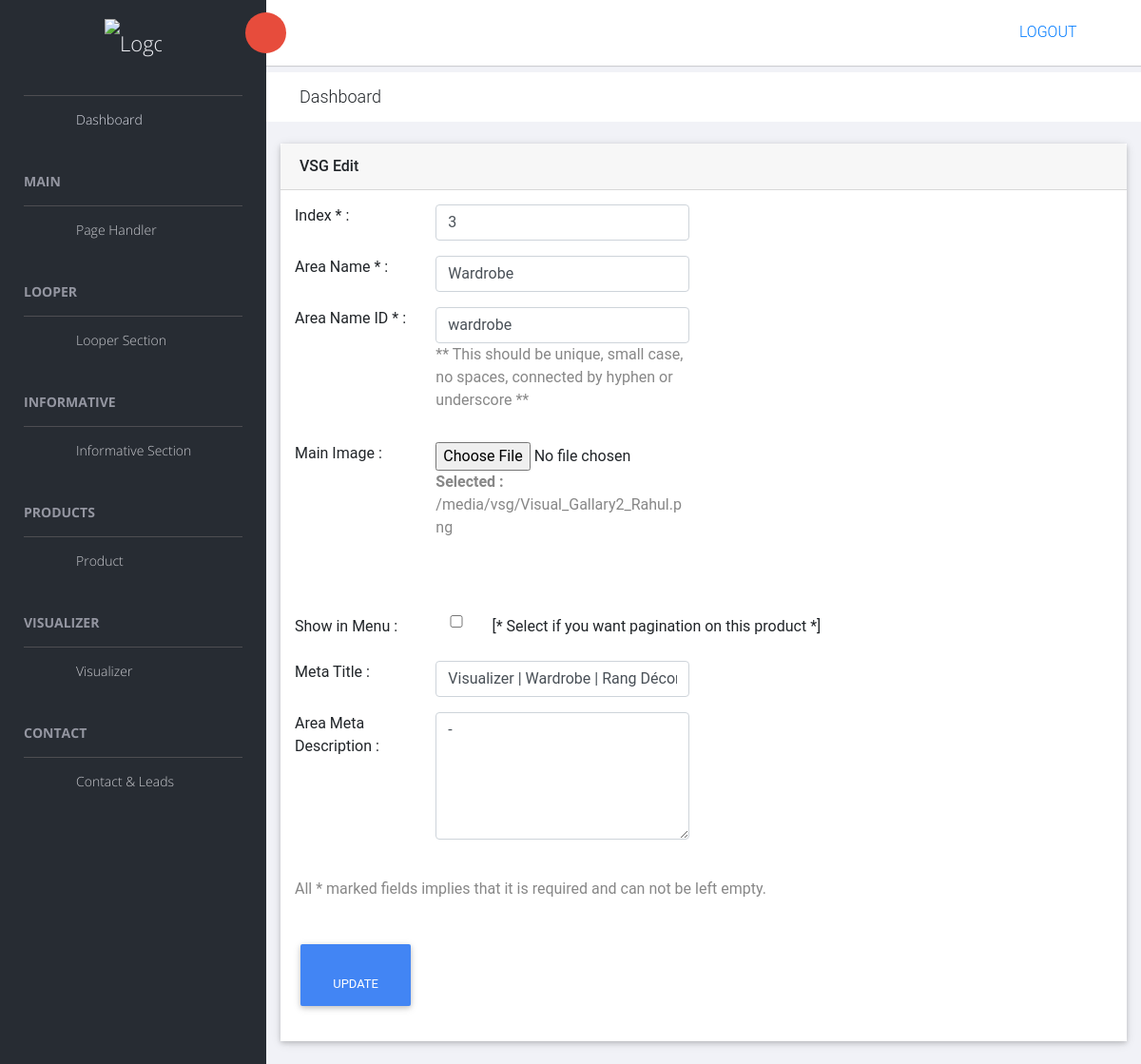
Page /panel/vsg_back_edit/4/ (signed in) on the earlier database version.
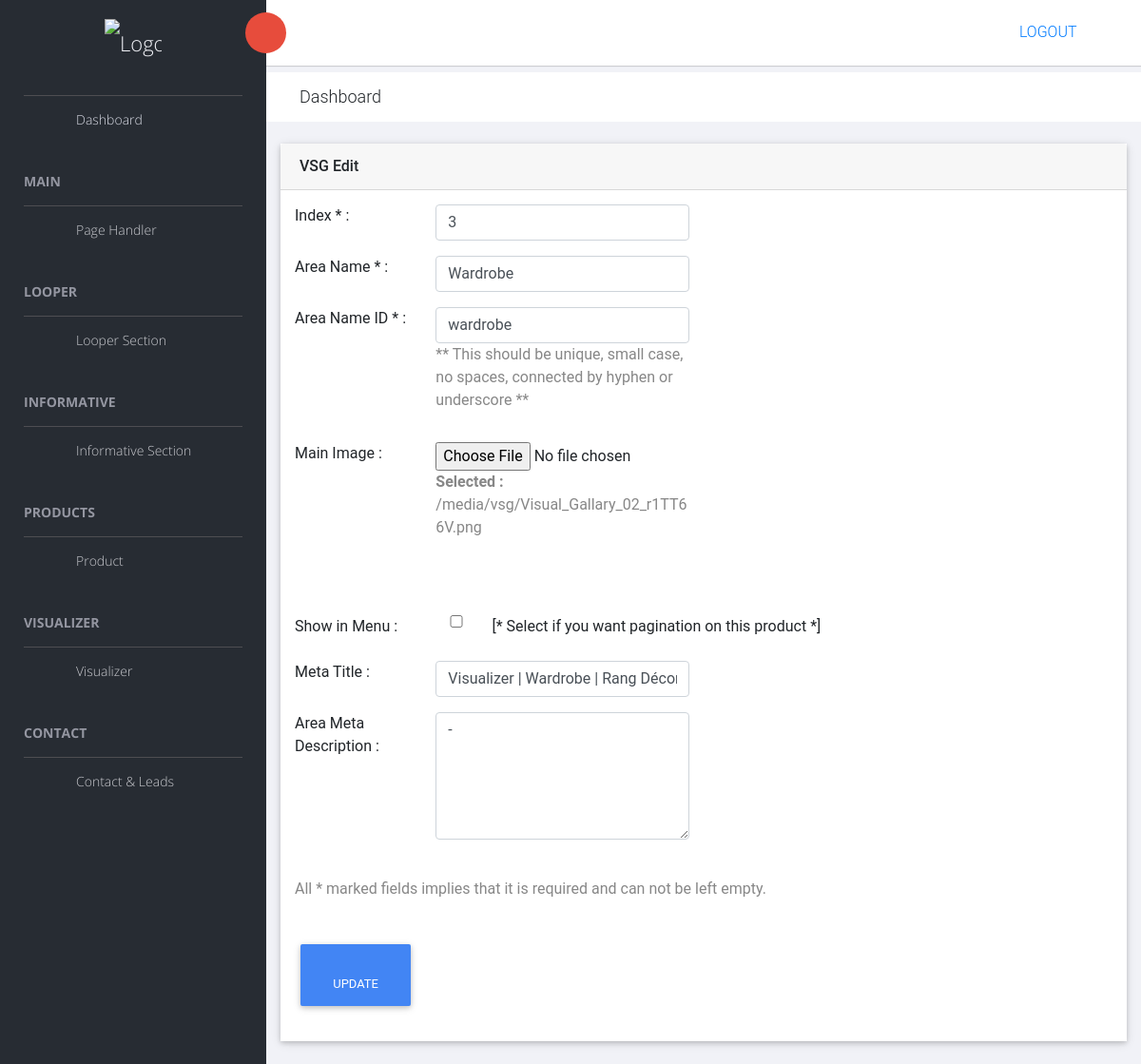
Same page on the later database version.
### vsg/models.py (models this page shows, shortened)
class VSG(models.Model) :
    index = models.CharField(max_length=100, null=True, blank=True)
    area = models.CharField(max_length=100, null=True, blank=True)
    area_id = models.CharField(max_length=100, null=True, blank=True)
    detail = models.TextField(null=True, blank=True)
    main_image = models.ImageField(upload_to="vsg", null=True, blank=True)
    meta_title = models.CharField(max_length=150, null=True, blank=True)
    meta_description = models.TextField(null=True, blank=True)
    is_show = models.CharField(max_length=25, null=True, blank=True)

### vsg/views.py (the view, shortened to what this page needs)
# urls.py: url(r"^panel/vsg_back_edit/(?P<vsg_pk>\d+)/$", views.vsg_back_edit, name="vsg_back_edit"),
def vsg_back_edit(request, vsg_pk) :
    if not request.user.is_authenticated :
        return redirect('mylogin')
    try :
        vsg = VSG.objects.get(pk=vsg_pk)
    except :
        vsg = None
        print(vsg)
        print("-----------------")
    if vsg != None :
        return render(request, 'vsg_back_edit.html', {
            'vsg': vsg,
        })
    else :
        return HttpResponse("Visual Gallery object not found !")

### vsg/templates/vsg_back_edit.html (shortened to what the changed rows need)
{% extends 'master_back.html' %}
{% load static %}
{% block headblock %}
    <link rel="stylesheet" href="{% static 'back/vendors/datatables.net-bs4/css/dataTables.bootstrap4.min.css' %}">
    <link rel="stylesheet" href="{% static 'back/vendors/datatables.net-buttons-bs4/css/buttons.bootstrap4.min.css' %}">
    <link href="{% static 'bank/vendors/mdb/mdb.min.css' %}" rel="stylesheet">
    <link href="{% static 'back/vendors/smart-photo/smartphoto.min.css' %}" rel="stylesheet">
{% endblock %}
{% block page_content %}
    <div class="animated fadeIn">
        <div class="row">
            <div class="col-md-12">
                <div class="card" id="looper">
                    <div class="card-body">
                        {% if vsg %}
                        <form action="{% url 'vsg_back_edit' vsg.pk %}" method="post" enctype="multipart/form-data" class="form-horizontal">
                            <div class="row form-group">
                                <div class="col-12 col-md-2">
                                    <label for="index" class=" form-control-label">Index * : </label>
                                </div>
                                <div class="col col-md-4">
                                    <input type="text" id="index" name="index" placeholder="Add Index" class="form-control" value="{{vsg.index}}" required>
                                </div>
                            </div>
                            <div class="row form-group">
                                <div class="col-12 col-md-2">
                                    <label for="area" class=" form-control-label">Area Name * : </label>
                                </div>
                                <div class="col col-md-4">
                                    <input type="text" id="area" name="area" placeholder="Add Area Name" class="form-control" value="{{vsg.area}}" required>
                                </div>
                            </div>
                            <div class="row form-group">
                                <div class="col-12 col-md-2">
                                    <label for="area_id" class=" form-control-label">Area Name ID * : </label>
                                </div>
                                <div class="col col-md-4">
                                    <input type="text" id="area_id" name="area_id" placeholder="Add Area Name ID" class="form-control" value="{{vsg.area_id}}" required>
                                    <p>** This should be unique, small case, no spaces, connected by hyphen or underscore **</p>
                                </div>
                            </div>
                            <div class="row form-group">
                                <div class="col-12 col-md-2">
                                    <label for="main_image" class=" form-control-label">Main Image : </label>
                                </div>
                                <div class="col col-md-4">
                                    <input type="file" id="main_image" name="main_image" class="form-control-file">
                                    {% if vsg.main_image %}
                                        <p><b>Selected : </b>{{vsg.main_image.url}}</p>
                                    {% else %}
                                        <p><b>Selected : </b>None</p>
                                    {% endif %}
                                </div>
                            </div>
                            <br>
                            <div class="row form-group">
                                <div class="col-12 col-md-2">
                                    <label for="is_show" class=" form-control-label">Show in Menu : </label>
                                </div>
                                <div class="col col-md-1">
                                    {% if vsg.is_show == 'yes' %}
                                    <input type="checkbox" class="form-control-file" id="is_show" name="is_show" value="yes" checked>
                                    {% else %}
                                    <input type="checkbox" class="form-control-file" id="is_show" name="is_show" value="yes">
                                    {% endif %}
                                </div>
                                [* Select if you want pagination on this product *]
                            </div>
                            <div class="row form-group">
                                <div class="col-12 col-md-2">
                                    <label for="meta_title" class=" form-control-label">Meta Title : </label>
                                </div>
                                <div class="col col-md-4">
                                    <input type="text" id="meta_title" name="meta_title" placeholder="Meta Title" class="form-control" value="{{vsg.meta_title}}">
                                </div>
                            </div>
                            <div class="row form-group">
                                <div class="col-12 col-md-2">
                                    <label for="meta_description" class=" form-control-label">Area Meta Description : </label>
                                </div>
                                <div class="col col-md-4">
                                    <textarea name="meta_description" id="meta_description" cols="30" rows="5"  class="form-control" placeholder="Add Meta Description">{{vsg.meta_description}}</textarea>
                                </div>
                            </div>
                            <br>
                            <p>All * marked fields implies that it is required and can not be left empty.</p>
                            <br>
                            <div class="row form-group">
                                <div class="col col-md-2">
                                    <button type="submit" class="btn btn-primary"><i class="fa fa-pencil"></i> &nbsp; Update</button>
                                </div>
                            </div>
                        </form>
                        {% endif %}
                    </div>
                </div>
            </div>
        </div>
    </div>
{% endblock %}

Differences in the rows shown:
changed VSG "Wardrobe": main_image "/media/vsg/Visual_Gallary2_Rahul.png" → "/media/vsg/Visual_Gallary_02_r1TT66V.png"
